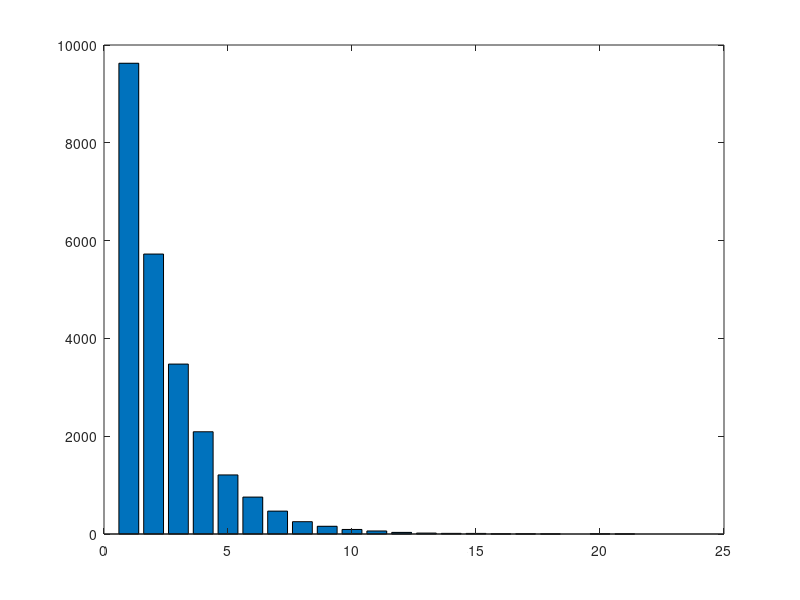
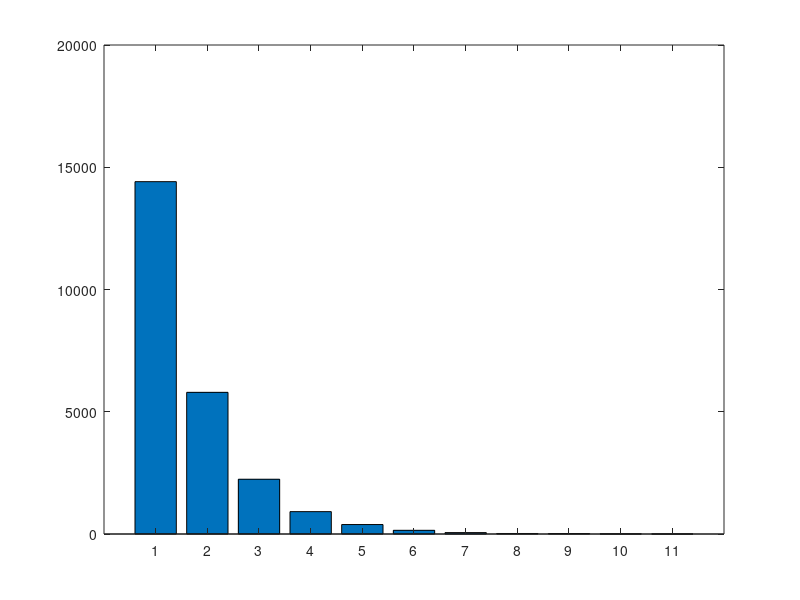
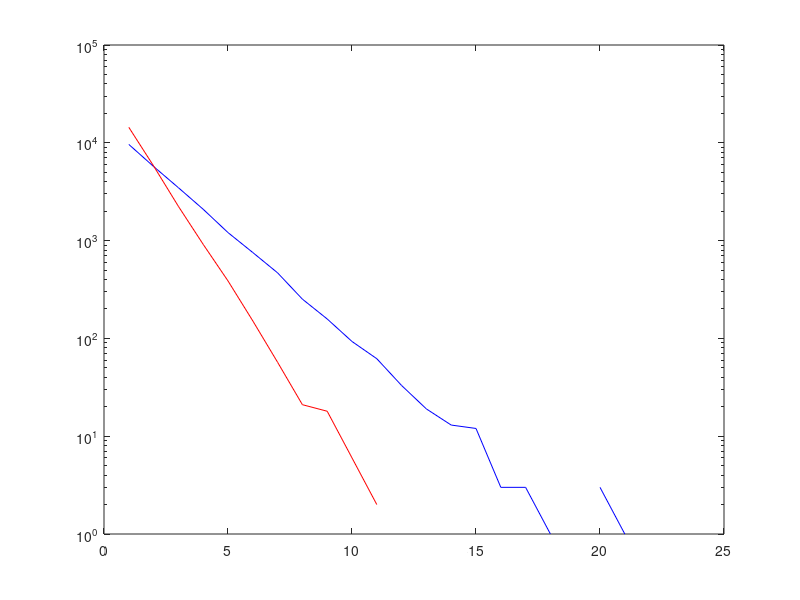

MATLAB code to generate these figures, in order:

nt = 100000;
%bins = 20;
p = 0.6;                                      % probability of heads
r = rand(1,nt+1); 
rd = (r < p); % tails = 0, heads = 1
rdiff = rd(1:nt)+2*rd(2:nt+1);                %transitions: tt = 0, ht = 1, th = 2, hh = 3
tht = find(rdiff == 1);                       % heads to tails indices
tth = find(rdiff == 2);                       % tails to heads indices
rn  = min(length(tht),length(tth));           % numbers of transitions
if rd(1) == 0                                 % tails first
   rh = tht(1:rn) - tth(1:rn);                % heads residence times
   rt = [tth(1),tth(2:rn) - tht(1:rn-1)];     % tails residence times
else                                          % heads first
   rh = [tht(1),tht(2:rn) - tth(1:rn-1)];     % heads residence times
   rt = tth(1:rn) - tht(1:rn);                % tails residence times
end;
hhist = histc(rh,[1:max(rh)]);                % heads histogram
thist = histc(rt,[1:max(rt)]);                % tails histogram

hf = figure; bar(hhist);                      %plot heads histogram
tf = figure; bar(thist);                      %plot tails histogram

logh = figure; semilogy([1:length(hhist)],hhist,'b',[1:length(thist)],thist,'r')
